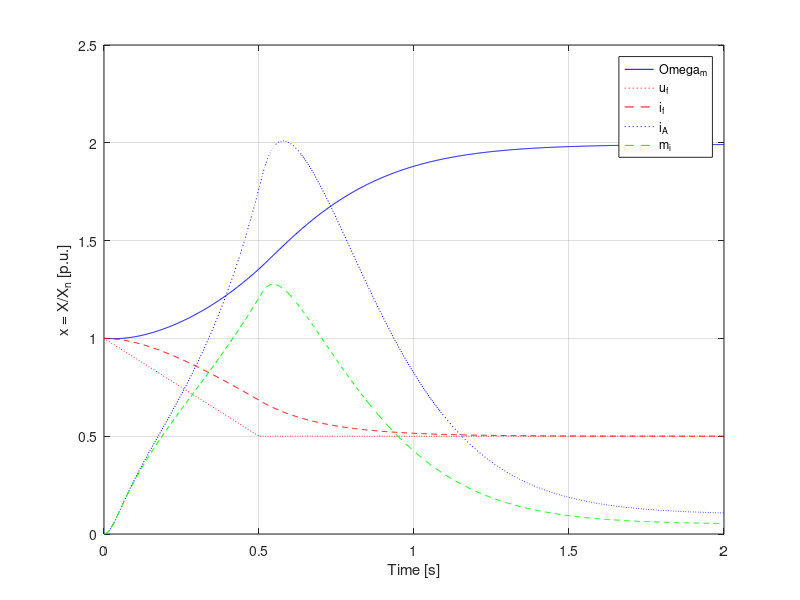

Recreate this plot in MATLAB.
function case_1 ( )
%−−−−−−−−−−−−−−−−−−−−−−−−−−−−−−−−−−−−−−−−−−−−−−−−−−−−−−−−−−−−−−−
% 1. Constant definitions
%
T_A = 0.01; % Armature time constant
T_f = 0.2; % Excitation time constant
T_J = 0.8; % Ramp−up time
T_abt = 0.002; % Sampling time
tau_A = T_A/T_abt; tau_f = T_f/T_abt; tau_J=T_J/T_abt;
r_A =0.04; % Relative armature resistor (r_A = R_A / (U_AN/ I_AN ) )
r_f =1; % Relative field excitation resistor (r_f = R_f / ( U_fN / I_fN ) )
k_max=2/T_abt;
%−−−−−−−−−−−−−−−−−−−−−−−−−−−−−−−−−−−−−−−−−−−−−−−−−−−−−−−−−−−−−−−
% 2. Input values / equations
%
k_on = 0.5/T_abt;
for k = 1:k_on+1
u_A(k) = 1;
m_L(k) = 0.05;
u_f(k) = 1-(k-1)/k_on*0.5 ;
end

for k = k_on+1:k_max+1
u_A(k) = 1;
m_L(k) = 0.05;
u_f(k) = 0.5;
end

%−−−−−−−−−−−−−−−−−−−−−−−−−−−−−−−−−−−−−−−−−−−−−−−−−−−−−−−−−−−−−−−
% 3. Start values
%
i_A(1) = 0; Phi_f(1) = 1; Om(1) = 1;
i_f(1) = 1; m_i(1) = i_A(1)*Phi_f(1);

%−−−−−−−−−−−−−−−−−−−−−−−−−−−−−−−−−−−−−−−−−−−−−−−−−−−−−−−−−−−−−−−
% 4 . / 5 . Calculation
%
for k=1:k_max
i_A(k+1) = (1-1/tau_A )* i_A(k)+(u_A(k)-Om(k)*Phi_f(k))/tau_A/r_A ;
Phi_f(k+1) = Phi_f(k)+(u_f(k)/r_f-i_f(k))/tau_f;
i_f(k+1) = Phi_f(k+1);
m_i(k+1) = Phi_f(k+1)*i_A(k+1);
Om(k+1) = Om(k)+(m_i (k)-m_L(k))/tau_J;
end

%−−−−−−−−−−−−−−−−−−−−−−−−−−−−−−−−−−−−−−−−−−−−−−−−−−−−−−−−−−−−−−−−−−−−−−−−−
% 6. Graphical output
%
zeit = linspace(0, 2, k_max+1);
plot(zeit,Om,'b',zeit,u_f,'r:',zeit,i_f,'r--',zeit,i_A,'b:',zeit,m_i,'g--');
grid on;
xlabel("Time [s]");
ylabel("x = X/X_n [p.u.]");
legend("\Omega_m","u_f", "i_f","i_A","m_i");
print(gcf,'fall_1.png','-dpng','-r300');  
